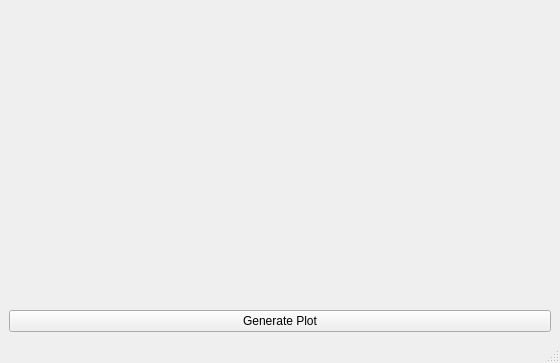
<?xml version="1.0" encoding="UTF-8"?>
<ui version="4.0">
 <class>MainWindow</class>
 <widget class="QMainWindow" name="MainWindow">
  <property name="geometry">
   <rect>
    <x>0</x>
    <y>0</y>
    <width>560</width>
    <height>363</height>
   </rect>
  </property>
  <property name="windowTitle">
   <string>MainWindow</string>
  </property>
  <widget class="QWidget" name="centralwidget">
   <layout class="QGridLayout" name="gridLayout">
    <item row="1" column="0">
     <widget class="QPushButton" name="pushButton_generate_random_signal">
      <property name="text">
       <string>Generate Plot</string>
      </property>
     </widget>
    </item>
    <item row="0" column="0">
     <widget class="MplWidget" name="MplWidget" native="true"/>
    </item>
   </layout>
  </widget>
  <widget class="QMenuBar" name="menubar">
   <property name="geometry">
    <rect>
     <x>0</x>
     <y>0</y>
     <width>560</width>
     <height>22</height>
    </rect>
   </property>
  </widget>
  <widget class="QStatusBar" name="statusbar"/>
 </widget>
 <customwidgets>
  <customwidget>
   <class>MplWidget</class>
   <extends>QWidget</extends>
   <header>mplwidget.h</header>
   <container>1</container>
  </customwidget>
 </customwidgets>
 <resources/>
 <connections/>
</ui>
